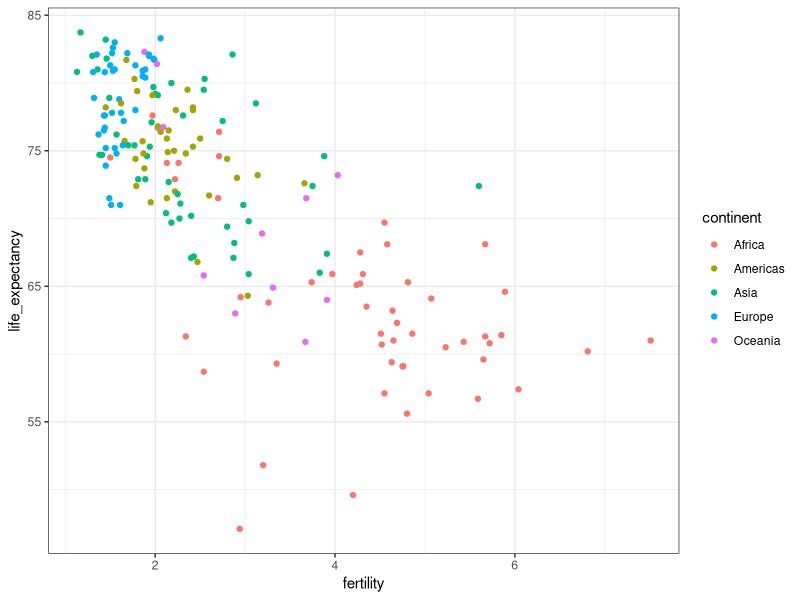
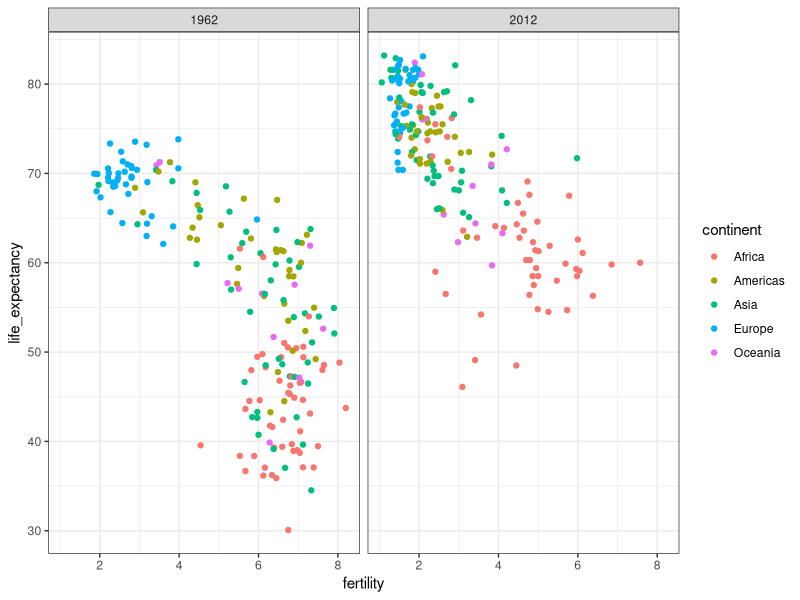
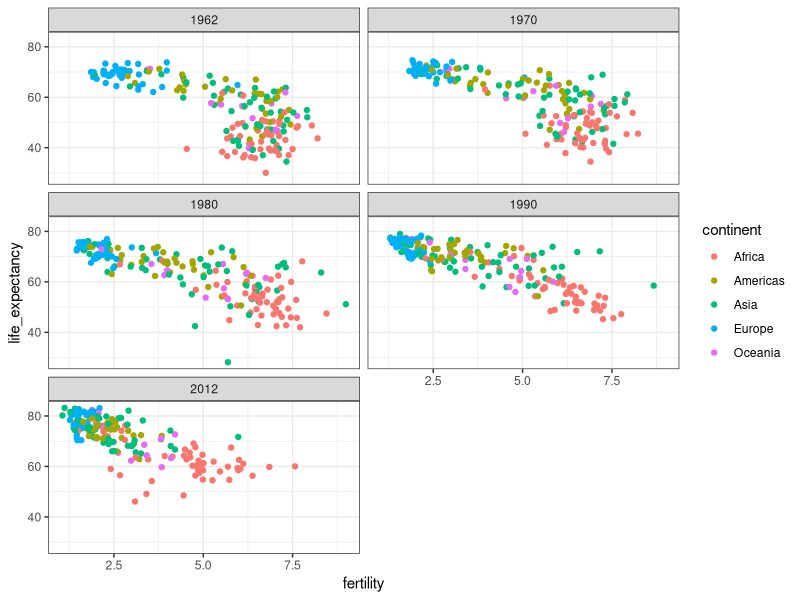
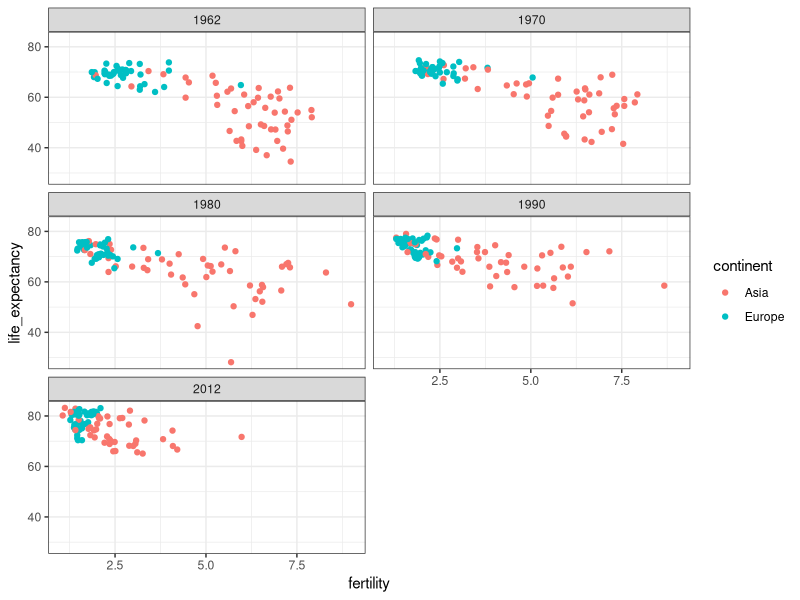
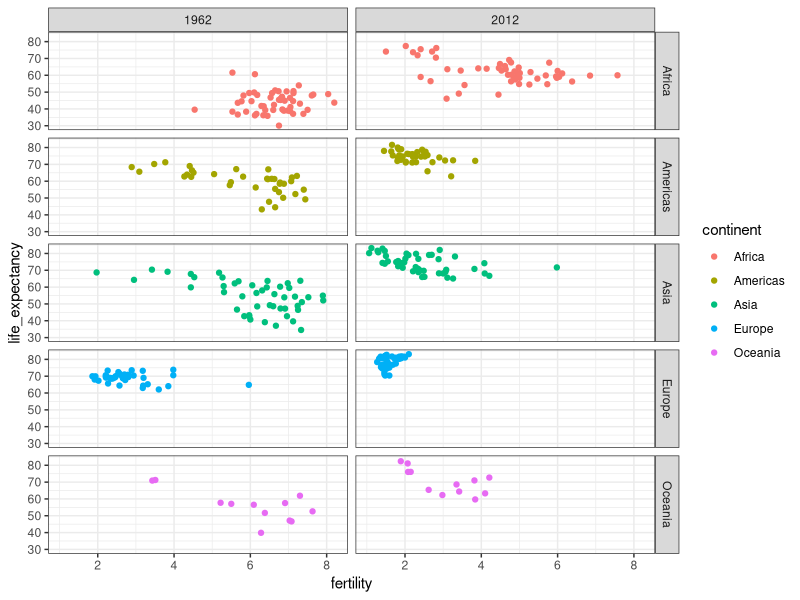
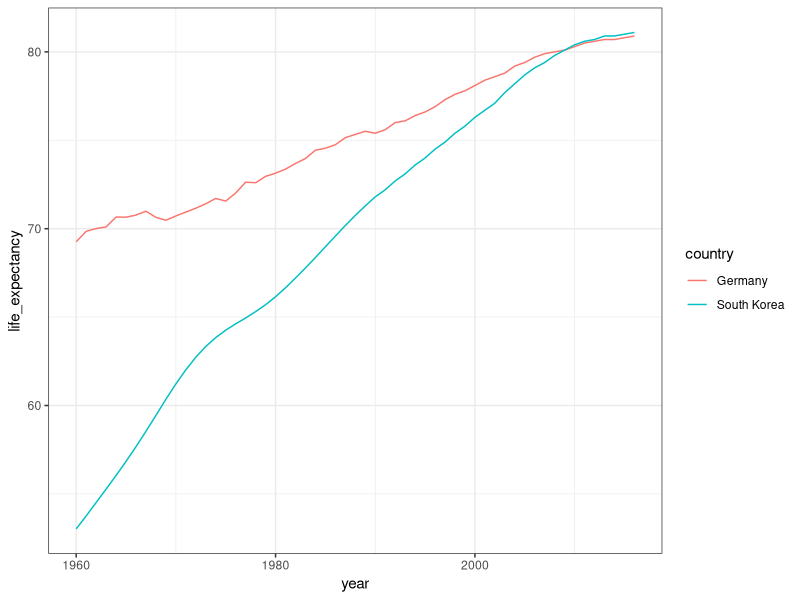
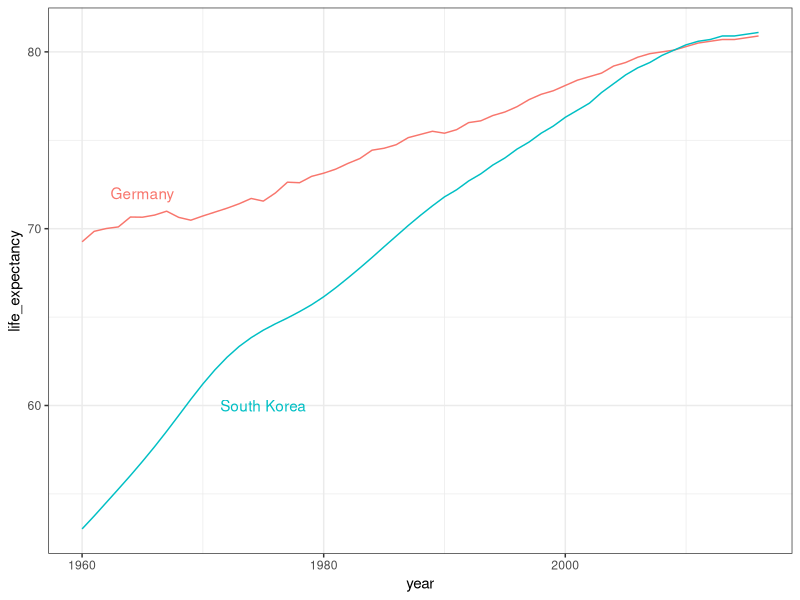

Here is the R script that generated these plots, in order: (Note: this script raises an error after producing the figures.)
library(dslabs)
library(dplyr)
library(ggplot2)
data(gapminder)
head(gapminder)
g <- gapminder

g %>% filter(year==2015 & country %in% c('Sri Lanka', 'Turkey')) %>% select(c('country', 'infant_mortality'))
summary(g['year'])

ds_theme_set()
g %>% filter(year==2015) %>% ggplot(aes(fertility, life_expectancy, color=continent)) + geom_point()

g %>% filter(year %in% c(1962, 2012)) %>% ggplot(aes(fertility, life_expectancy, color=continent)) + geom_point() +
  facet_grid(.~year)

g %>% filter(year %in% c(1962, 1970, 1980, 1990, 2012)) %>% ggplot(aes(fertility, life_expectancy, color=continent)) + geom_point() +
  facet_wrap(.~year, ncol = 2)

g %>% filter(year %in% c(1962, 1970, 1980, 1990, 2012) & continent %in% c('Europe', 'Asia')) %>% 
  ggplot(aes(fertility, life_expectancy, color=continent)) + geom_point() + facet_wrap(.~year, ncol = 2)

g %>% filter(year %in% c(1962, 2012)) %>% ggplot(aes(fertility, life_expectancy, color=continent)) + geom_point() +
  facet_grid(continent~year)

summary(g['country'], maxsum = 1000)
countries <- c('South Korea', 'Germany')
g %>% filter(country %in% countries) %>% ggplot(aes(year, life_expectancy, col=country)) + geom_line()

labels <- data.frame(country = countries, x = c(1975, 1965), y = c(60, 72))
g %>% filter(country %in% countries) %>% ggplot(aes(year, life_expectancy, color=country)) + geom_line() + 
  geom_text(data = labels, aes(x, y, label=country)) + theme(legend.position = 'none')

g <- g %>% mutate(dpd = gdp/population/365)
g <- g %>% mutate(log2_dpd = log2(dpd))
head(g, 10)
g %>% filter(year==1970 & !is.na(log2_dpd)) %>% ggplot(aes(log2_dpd)) + geom_histogram

g %>% filter(year==1970 & !is.na(dpd)) %>% ggplot(aes(dpd)) + geom_histogram(binwidth = 1, color = 'black') + 
  scale_x_continuous(trans = 'log2')
